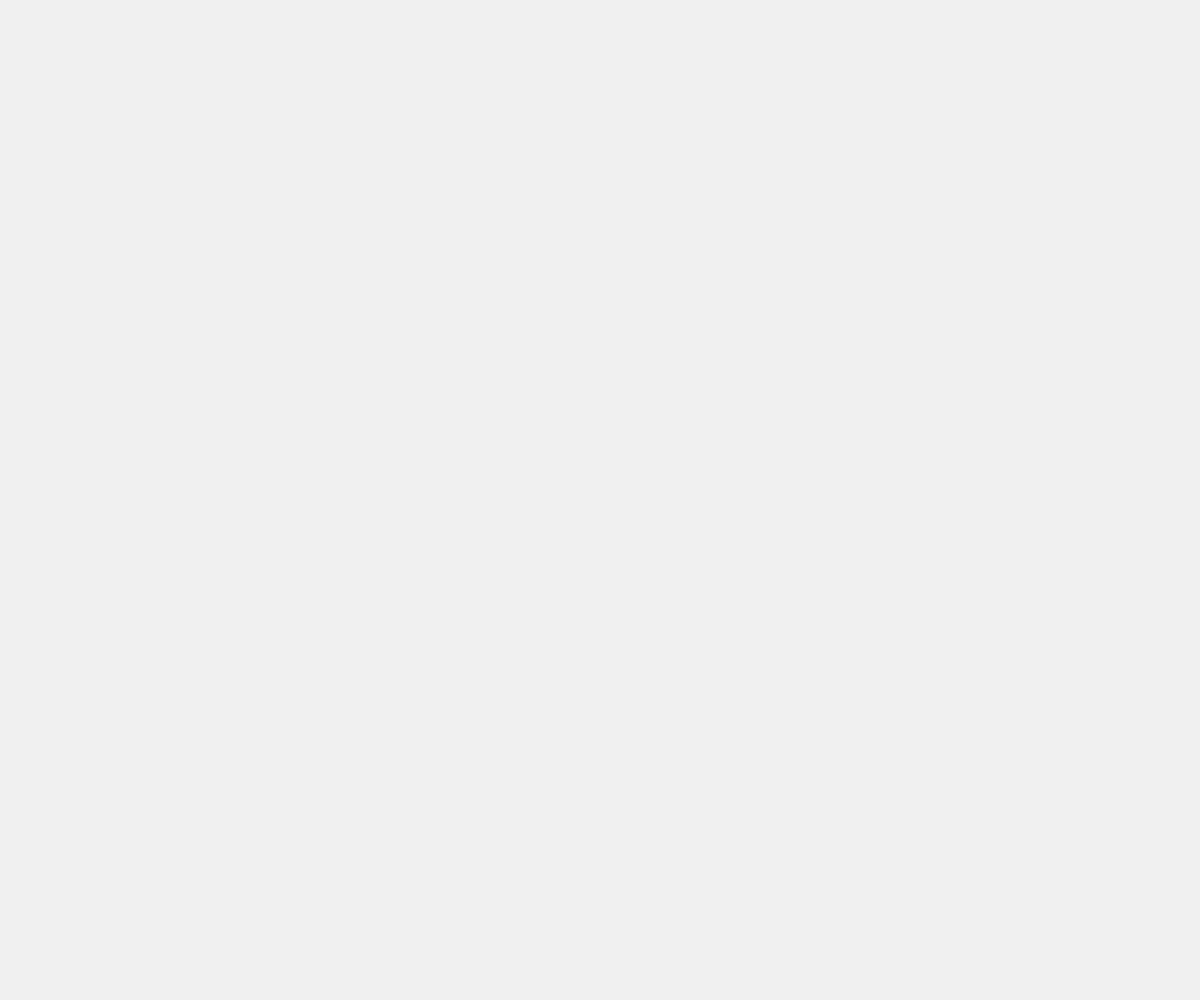
Frame 1 (no input)
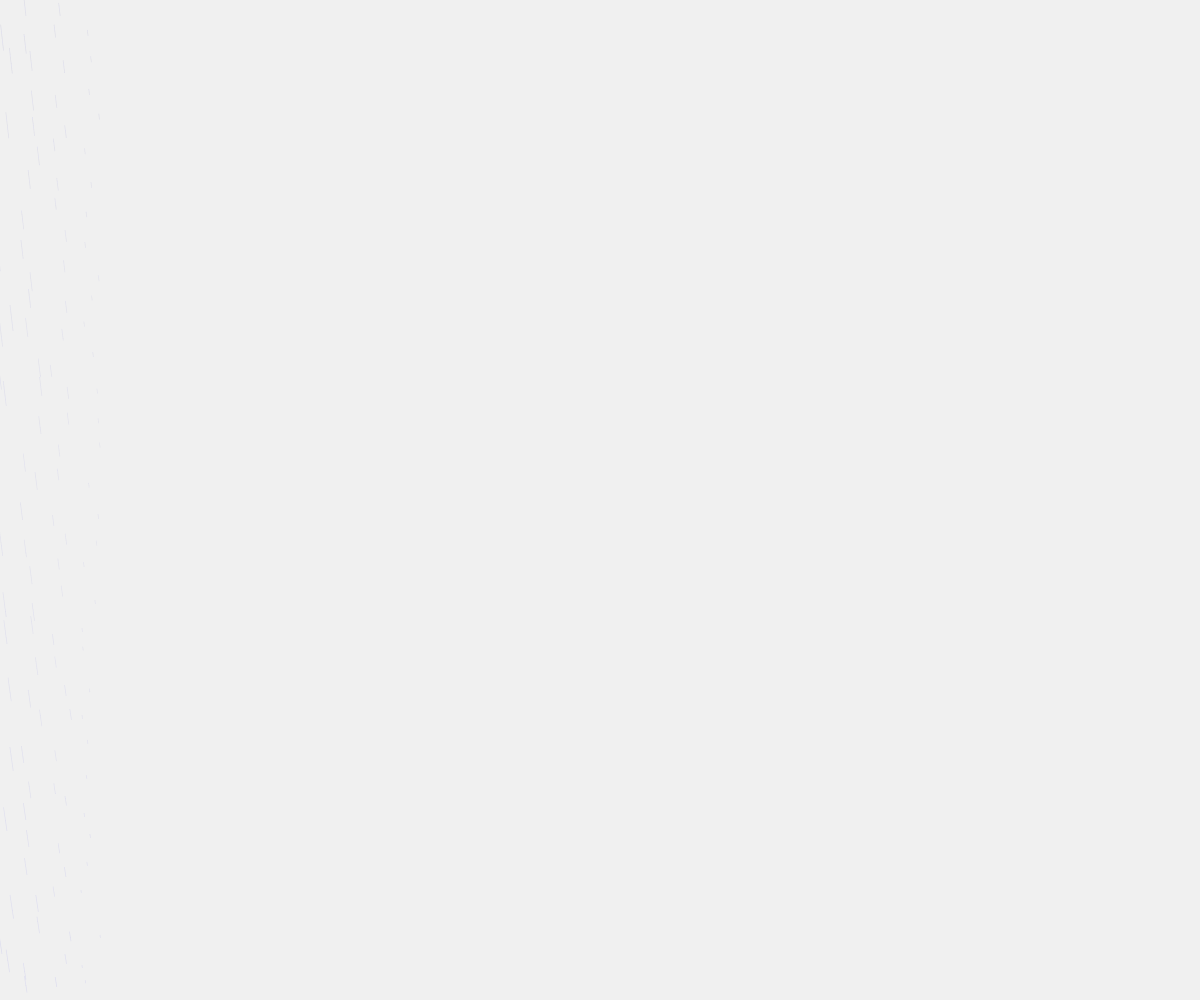
Frame 60 (no input)
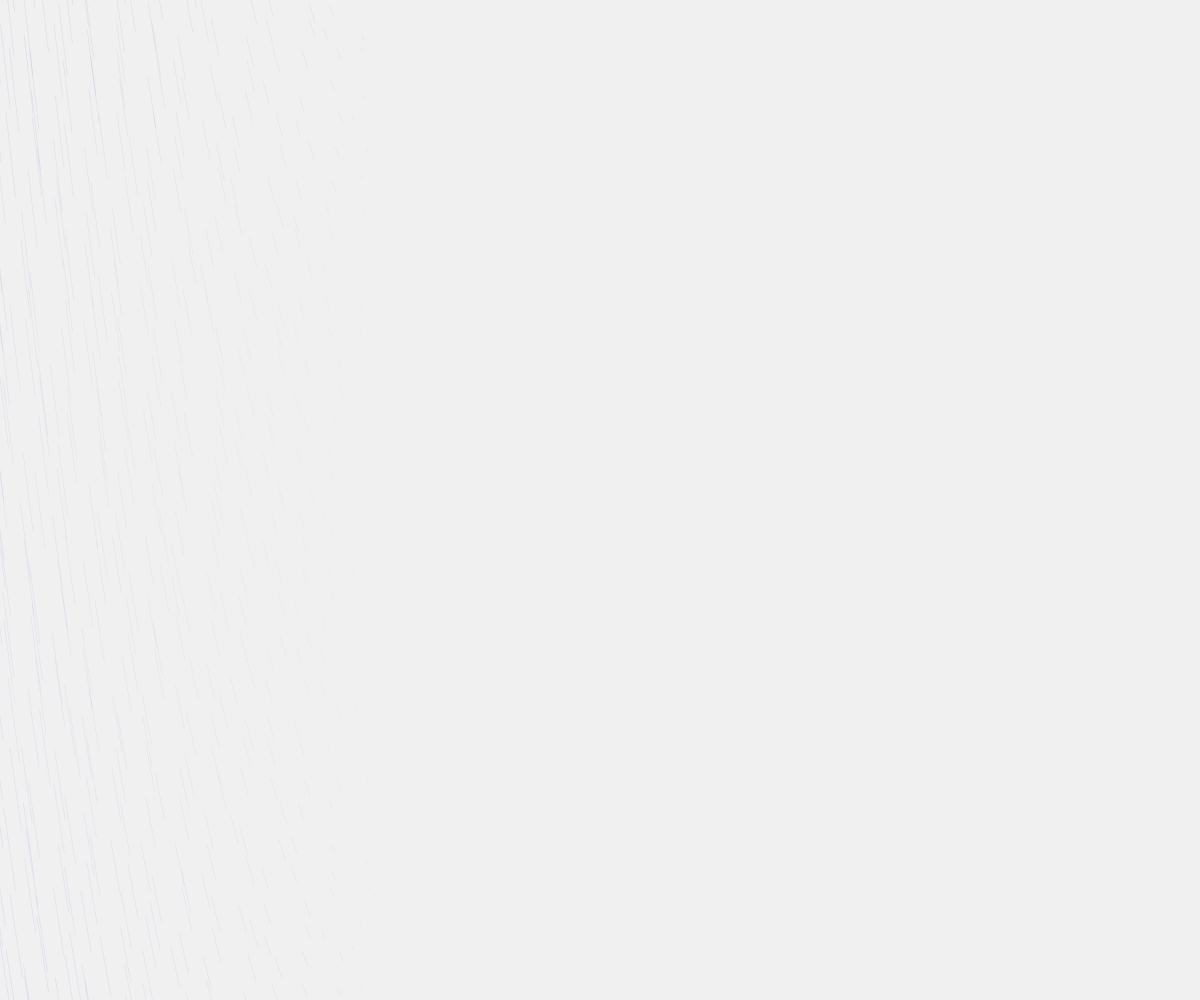
Frame 120 (the mouse pressed at the canvas centre since frame 60)

The p5.js sketch that drew these frames (run headless with seeded random() and noise() and a simulated clock; from frame 60 on, the mouse is pressed at the canvas centre):

// p5.js sketch
// ── sketch.js
const pointsArr = []; // Main Array
let sliderRadius, sliderColor, sliderMult, sliderMask; // Slider Declaration
let max; // Maximun Iterations
let r3; // Random Variable Color

// function mouseMoved() {
//   let p = createVector(mouseX + random(-10, 10), mouseY + random(-10, 10));
//   pointsArr.push(p);
// }

function setup() {
  let canv = createCanvas(windowWidth, windowHeight);
  frameRate(60);

  // canv.mouseMoved(setup); // each click changes the art

  background(240);
  angleMode(DEGREES);
  // noiseDetail(1);

  // Slider DOM
  sliderRadius = 1;

  sliderMult = 0.0001;

  const density = 40; // Lines details
  const space = width / density; //Spacing between lines

  for (let x = 0; x < width * 2; x += space) {
    for (let y = 0; y < height * 2; y += space) {
      // Vector create & push to main array
      let p = createVector(
        x + random(-10, 10) - width / 8,
        y - random(-10, 10) - height / 8
      );
      pointsArr.push(p);
    }
  }

  // shuffle(pointsArr, true); // Start the loop or lines in random order
}

function draw() {
  noStroke();

  // sliderMult += random(0.0000001);

  // Random Values each draw
  r3 = random(100, 255);

  if (frameCount * 10 <= pointsArr.length) {
    // Get the max number condition
    max = frameCount * 10;
  } else {
    max = pointsArr.length;
  }

  for (let i = 0; i < max; i++) {
    // Main for loop

    // Color fill + alpha interpolations
    const r = map(pointsArr[i].x, 0, height, 0, 0);
    const g = map(pointsArr[i].y, 0, width, 0, 0);
    const b = map(pointsArr[i].y, 0, height, r3, 250);
    const alpha = map(
      dist(width / 2, height / 2, pointsArr[i].x, pointsArr[i].y),
      0,
      350,
      0,
      9
    );
    fill(r / 2, g % 80, b - random(1, 15), alpha);

    // Angle noise interpolation for creating vector movements
    let angle = map(
      noise(pointsArr[i].x * sliderMult, pointsArr[i].y * sliderMult),
      0,
      1,
      0,
      width
    );

    pointsArr[i].add(createVector(cos(angle), sin(angle))); // Insert to the array vector

    ellipse(pointsArr[i].x, pointsArr[i].y, sliderRadius);
  }
}

// console.log(frameRate());
